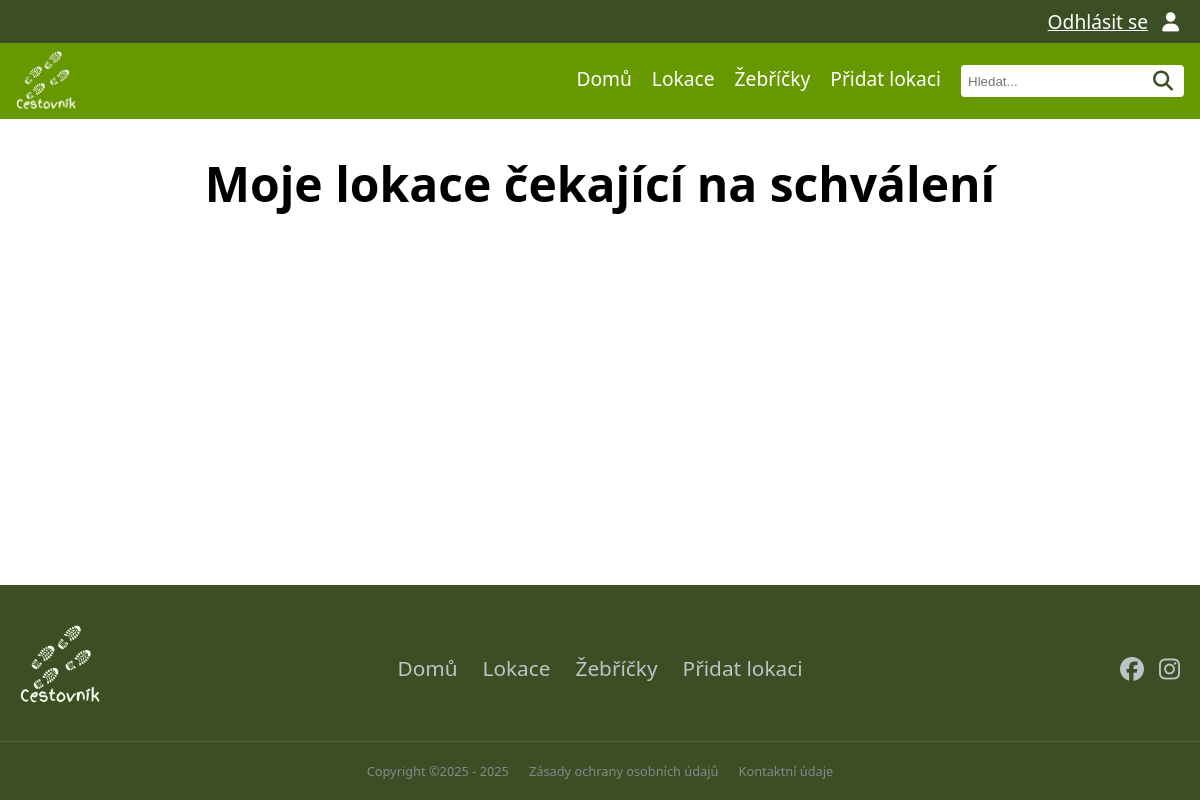
/my_profile_pending_locations (signed in), run on an earlier commit of the app's database.
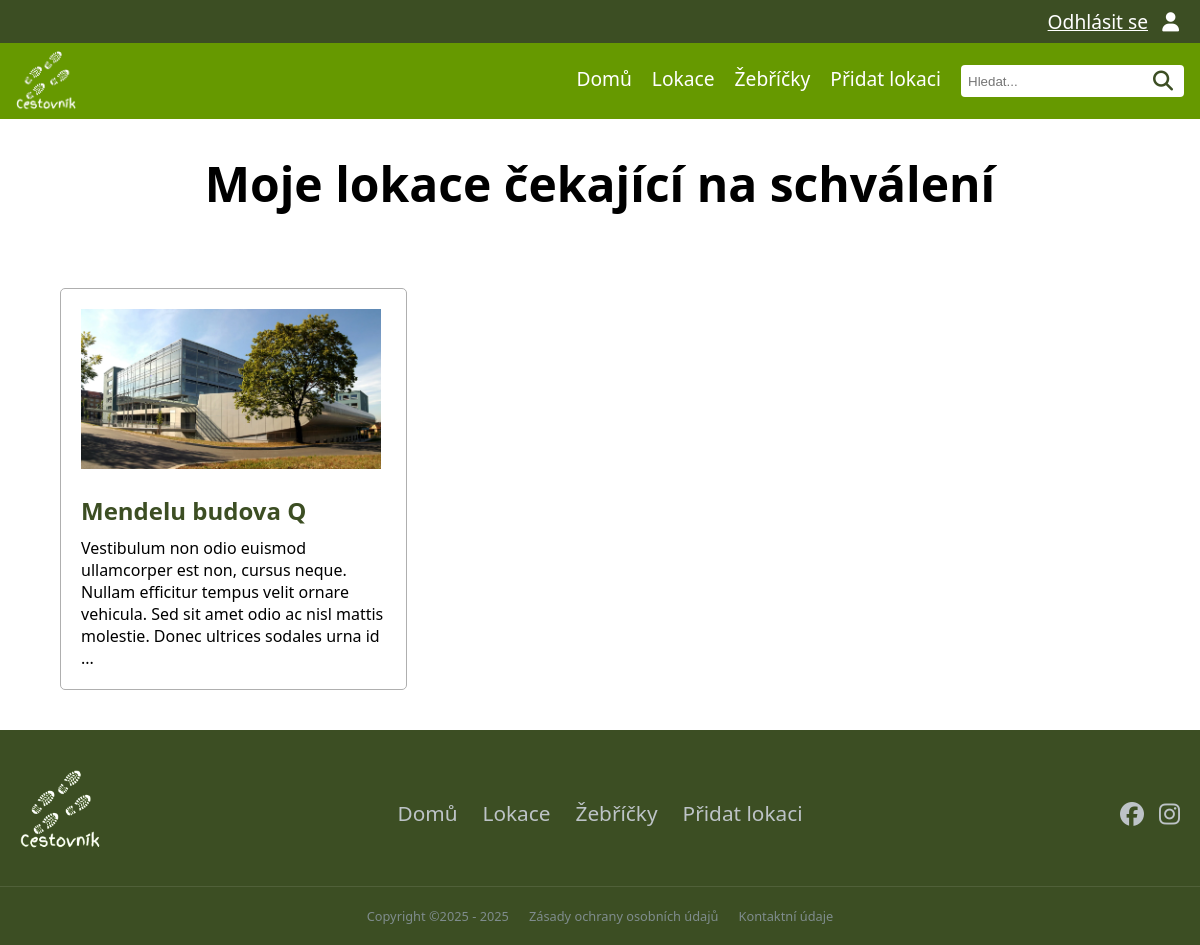
And on a later commit of the database.
### tables this page shows
CREATE TABLE "location"
(
    id                  INTEGER
        primary key autoincrement,
    name                VARCHAR                   not null,
    description         VARCHAR,
    date_location_added TEXT default current_date not null,
    id_user             INTEGER                   not null
        constraint location_user_id_fk
            references user
            on delete cascade,
    id_status           INTEGER                   not null
        constraint location_location_status_id_fk
            references location_status
);

### pages/my_profile.py (the view)
@router.get("/my_profile_pending_locations", response_class=HTMLResponse)
async def my_profile_pending_locations(request: Request, svc_location: LocationService = Depends(locations_service)):
    if not request.session.get("user"):
        return RedirectResponse(url="/login", status_code=303)
    user_id = request.session.get('user')['id']
    locations = svc_location.list_my_locations_with_pending_status(user_id)
    return request.app.state.templates.TemplateResponse(
        "my_profile_locations.html",
        {
            "request": request,
            "title": "Moje lokace čekající na schválení",
            "locations": locations,
            "pending": True
        }
    )

### templates/my_profile_locations.html (shortened to what this page needs)
{% extends "base.html" %}
{% block head %}
    <link rel="stylesheet" href="{{ url_for('static', path='css/rankings.css') }}">
    <link rel="stylesheet" href="{{ url_for('static', path='css/rating.css') }}">
{% endblock %}
{% block content %}
    <h1>{{ title }}</h1>
    <div class="container">
        <div class="locations-container">
            {% for loc in locations %}
                <div class="location-box">
                    {% if not pending %}
                    <a href="{{ url_for('location_detail',  location_id=loc['id']) }}">
                        <div class="location-box-img">
                            {% if loc['photo'] %}
                                <img alt="{{ loc['photo']['alt_text'] }}" src="/{{ loc['photo']['url'] }}">
                            {% else %}
                                <img alt="No photo" src="{{ url_for('static', path='img/web/noImage.webp') }}"
                                     class="noImage">
                            {% endif %}
                        </div>
                        <div class="location-box-heading">
                            <h2>{{ loc['name'] }}</h2>
                        </div>
                        <div class="rating-stars" title="Průměrné hodnocení: {{ (loc['avg_rating'] or 0) | round(1) }}">
                            {% set active_stars = loc['avg_rating'] | int %}
                            {% set inactive_stars = 5 - active_stars %}
                            {% for i in range(active_stars) %}
                                <i class="fa-solid fa-star star-active"></i>
                            {% endfor %}
                            {% for i in range(inactive_stars) %}
                                <i class="fa-solid fa-star star-inactive"></i>
                            {% endfor %}
                            <span class="rating-value">
                        {% if loc['avg_rating'] %}
                            {{ loc['avg_rating'] | round(1) }}
                        {% else %}
                            0.0
                        {% endif %}
                        </span>
                        </div>
                        <div class="location-box-description">
                            {{ loc['description'] | truncate(200, True, '...') | safe | striptags }}
                        </div>
                    </a>
                {% else %}
                    <a href="{{ url_for('approve_location_detail',  location_id=loc['id']) }}">
                        <div class="location-box-img">
                            {% if loc['photo'] %}
                                <img alt="{{ loc['photo']['alt_text'] }}" src="/{{ loc['photo']['url'] }}">
                            {% else %}
                                <img alt="No photo" src="{{ url_for('static', path='img/web/noImage.webp') }}"
                                     class="noImage">
                            {% endif %}
                        </div>
                        <div class="location-box-heading">
                            <h2>{{ loc['name'] }}</h2>
                        </div>
                        <div class="location-box-description">
                            {{ loc['description'] | truncate(200, True, '...') | safe | striptags }}
                        </div>
                    </a>
                {% endif %}
                </div>
            {% endfor %}
        </div>
    </div>
{% endblock %}

### templates/base.html (shortened to what this page needs)
<!DOCTYPE html>
<html lang="cs">
<head>
    <link rel="stylesheet" href="{{ url_for('static', path='css/style.css') }}">
    <link rel="stylesheet" href="{{ url_for('static', path='css/header.css') }}">
    <link rel="stylesheet" href="{{ url_for('static', path='css/footer.css') }}">
    <link rel="stylesheet" href="{{ url_for('static', path='css/icon.css') }}">
    <link rel="stylesheet" href="{{ url_for('static', path='css/location.css') }}">
    <link rel="stylesheet" href="https://cdnjs.cloudflare.com/ajax/libs/font-awesome/6.5.0/css/all.min.css">
    {% block head %}{% endblock %}
</head>
<body>
{% include "components/header.html" %}
{% block content %}{% endblock %}
{% include "components/footer.html" %}
</body>
</html>

### templates/components/header.html (shortened to what this page needs)
<div class="header">
    <div class="upper-nav">
        <div class="upper-nav-items">
            {% if request.session.get('user') %}
                <a href="{{ url_for('logout') }}" class="upper-nav-item">Odhlásit se</a>
                <a href="{{ url_for('my_profile_page') }}" class="upper-nav-item"><i class="fa-solid fa-user"></i></a>
            {% else %}
                <a href="{{ url_for('register_page') }}" class="upper-nav-item">Zaregistrovat se</a>
                <a href="{{ url_for('login_page') }}" class="upper-nav-item"><i class="fa-regular fa-user"></i></a>
            {% endif %}
        </div>
    </div>
    <div class="lower-nav">
        <div class="lower-nav-logo">
            <a href="{{ url_for('landing_page') }}">
                <img alt="logo" src="{{ url_for('static', path='img/web/logo.webp') }}">
            </a>
        </div>
        <div class="lower-nav-items" id="navLinks">
            <a href="{{ url_for('landing_page') }}" class="lower-nav-item {% if request.url.path == '/' %}active{% endif %}">Domů</a>
            <a href="{{ url_for('list_locations_with_photos_rating') }} " class="lower-nav-item {% if request.url.path == '/locations' %}active{% endif %}">Lokace</a>
            <a href="{{ url_for('rankings_page') }}" class="lower-nav-item {% if request.url.path == '/rankings' %}active{% endif %}">Žebříčky</a>
            <a href="{{ url_for('add_location_page') }}" class="lower-nav-item {% if request.url.path == '/add_location' %}active{% endif %}">Přidat lokaci</a>
            <form action="/search" method="get" class="lower-nav-search">
                <input type="text" name="search_term" placeholder="Hledat..." required>
                <button type="submit"><i class="fa-solid fa-magnifying-glass"></i></button>
            </form>
        </div>
    </div>
</div>

### templates/components/footer.html
<footer class="footer">
    <div class="footer-top">
        <div class="footer-logo">
            <a href="{{ url_for('landing_page') }}">
                <img alt="logo" src="{{ url_for('static', path='img/web/logo.webp') }}"></a>
        </div>
        <nav class="footer-nav">
            <a href="{{ url_for('landing_page') }}" class="footer-nav-item">Domů</a>
            <a href="{{ url_for('list_locations_with_photos_rating') }}" class="footer-nav-item">Lokace</a>
            <a href="{{ url_for('rankings_page') }}" class="footer-nav-item">Žebříčky</a>
            <a href="{{ url_for('add_location_page') }}" class="footer-nav-item">Přidat lokaci</a>
        </nav>
        <div class="footer-icons">
            <a href="https://www.facebook.com/endurovojta173/" target="_blank"> <i class="fa-brands fa-facebook"></i></a>
            <a href="https://www.instagram.com/endurovojta173/" target="_blank"> <i class="fa-brands fa-instagram"></i></a>
        </div>
    </div>
    <div class="footer-bottom">
        <span>Copyright ©2025 - <script>document.write(new Date().getFullYear())</script></span>
        <span><a href="{{ url_for('privacy_policy_page') }}">Zásady ochrany osobních údajů</a></span>
        <span><a href="{{ url_for('contact_page') }}">Kontaktní údaje</a></span>
    </div>
</footer>

### static/css/style.css (style rules this page uses)
:root { font-family: system-ui, -apple-system, Segoe UI, Roboto, sans-serif; --background-color: white; --text-color: black; --light-green-color: #669900; --dark-green-color: #3c4e23; --white-text-color: white; --neutral-gray-color: #afafaf; --shadow-gray-color: #c8c8c8; --star-gold-color: #ffc107; --google-red-color:#DB4437; font-size: 16px; }
html, body { margin:0; padding: 0; background: var(--background-color); }
body { display: flex; flex-direction: column; min-height: 100vh; }
h1 { font-size: 3em; text-align: center; }

### static/css/header.css (style rules this page uses)
.header { overflow: visible; position: sticky; top: 0; z-index: 1000; }
.upper-nav { display: flex; flex-direction: row; align-items: center; background-color: var(--dark-green-color); justify-content: flex-end; font-size: 1rem; padding: 1vh 0 1vh 0; }
.upper-nav-items { margin-right: 2vh; }
.upper-nav-item { margin-left: 5px; margin-right: 5px; color: var(--white-text-color); font-size: 1.2em; }
.lower-nav { display: flex; flex-direction: row; align-items: center; max-height: 10vh; justify-content: space-between; background-color: var(--light-green-color, #333); }
.lower-nav-logo { width: 60px; height: auto; margin: 1vh 0 1vh 2vh; }
.lower-nav-logo img { width: 100%; height: 100%; object-fit: contain; display: block; }
.lower-nav-items { display: flex; gap: 20px; padding-right: 2vh; }
.lower-nav-item { color: var(--white-text-color, #fff); text-decoration: none; font-size: 1.2rem; font-weight: 500; }
.lower-nav-search { display: flex; align-items: center; background: white; padding: 5px; border-radius: 4px; }
.lower-nav-search input { border: none; outline: none; }
.lower-nav-search button { background: none; border: none; cursor: pointer; }
.fa-magnifying-glass { font-size: 1.5em; color: var(--dark-green-color); transition: transform 0.2s, color 0.2s; }
.fa-user, .upper-nav-item,.lower-nav-logo { transition: transform 0.2s, color 0.2s; }

### static/css/footer.css (style rules this page uses)
.footer { background-color: var(--dark-green-color); color: var(--white-text-color); padding: 40px 0 20px 0; margin-top: auto; font-size: 1.3rem; }
.footer-top { display: flex; justify-content: space-between; align-items: center; max-width: 1600px; margin: 0 auto; padding: 0 20px; flex-wrap: wrap; }
.footer-logo { width: 60px; }
.footer-logo img { height: 10vh; width: auto; object-fit: contain; }
.footer-nav { display: flex; gap: 25px; }
.footer-nav-item { color: #bdc3c7; text-decoration: none; font-weight: 500; transition: color 0.3s; }
.footer-icons { display: flex; gap: 15px; }
.footer-icons a { color: #bdc3c7; font-size: 1.5rem; transition: color 0.3s, transform 0.2s; }
.footer-bottom { border-top: 1px solid rgba(255, 255, 255, 0.1); margin-top: 30px; padding-top: 20px; text-align: center; color: #7f8c8d; font-size: 0.8rem; display: flex; justify-content: center; gap: 20px; flex-wrap: wrap; }
.footer-bottom a { color: #7f8c8d; text-decoration: none; }

### static/css/rankings.css (style rules this page uses)
.container { display: grid; grid-template-columns: 1fr; width: 90%; margin: 0 auto; }
.locations-container { display: grid; grid-template-columns: 1fr 1fr 1fr; gap: 20px; margin: 5vh 0 5vh 0; }
.location-box { display: flex; flex-direction: column; border: 1px solid var(--neutral-gray-color); border-radius: 5px; padding: 20px; }
.location-box a { text-decoration: none; color: var(--text-color); }
.location-box-img { max-width: 300px; height: auto; }
.location-box-img img { width: 100%; object-fit: cover; }
.location-box-description { margin-top: 10px; }
.location-box-heading { color: var(--dark-green-color); margin-bottom: -10px; }

What changed in the data, as far as the page shows it:
added location: name "Mendelu budova Q", description "Vestibulum non odio euismod ullamcorper est non, cursus neque. Nullam efficitur tempus velit ornare vehicula. Sed sit amet odio ac nisl mattis molestie. Donec ultrices sodales urna id ..."
